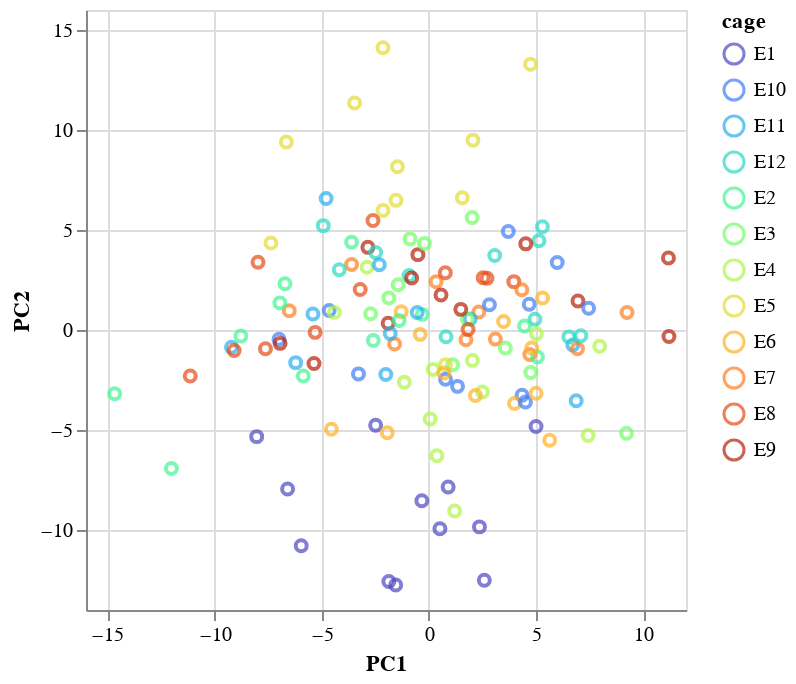

The code cell stored with this chart in its notebook:
### Code cell
plt2L=samsp.copy()
plt2L['PC1']=tplt2L[:,0]
plt2L['PC2']=tplt2L[:,1]

alt.Chart(plt2L).mark_point().encode(
    x='PC1',
    y='PC2',
    color=alt.Color('cage', scale=alt.Scale(scheme='turbo'))
)
#E5 et E1 se regroupent ensemble.

### Figure 1 — Vega-Lite specification as saved in the notebook (floating-point values rounded to 4 significant figures; data arrays with more than 128 entries replaced by an {"elided": "..."} marker saying what was removed)
{"config": {"view": {"continuousWidth": 300, "continuousHeight": 300}}, "data": {"name": "data-145bea3818f1fad9010668d5acded8e4"}, "mark": {"type": "point"}, "encoding": {"color": {"field": "cage", "scale": {"scheme": "turbo"}, "type": "nominal"}, "x": {"field": "PC1", "type": "quantitative"}, "y": {"field": "PC2", "type": "quantitative"}}, "$schema": "https://vega.github.io/schema/vega-lite/v5.20.1.json", "datasets": {"data-145bea3818f1fad9010668d5acded8e4": {"elided": "139 records"}}}
